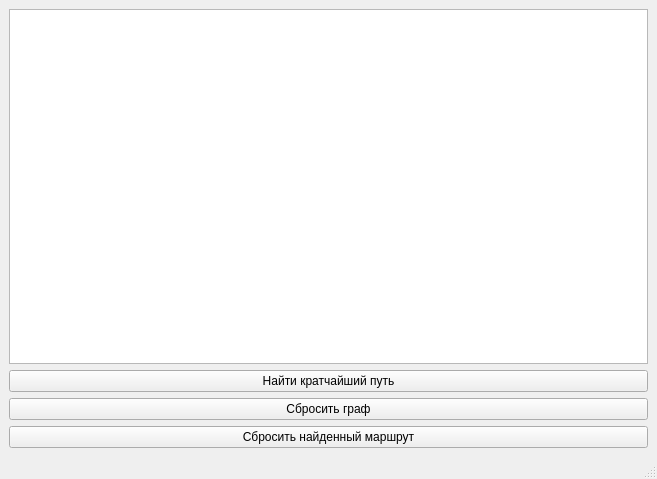
<?xml version="1.0" encoding="UTF-8"?>
<ui version="4.0">
 <class>MainWindow</class>
 <widget class="QMainWindow" name="MainWindow">
  <property name="geometry">
   <rect>
    <x>0</x>
    <y>0</y>
    <width>657</width>
    <height>479</height>
   </rect>
  </property>
  <property name="windowTitle">
   <string>MainWindow</string>
  </property>
  <widget class="QWidget" name="centralwidget">
   <layout class="QGridLayout" name="gridLayout">
    <item row="0" column="0">
     <widget class="QGraphicsView" name="graphicsView"/>
    </item>
    <item row="1" column="0">
     <widget class="QPushButton" name="findPathBtn">
      <property name="text">
       <string>Найти кратчайший путь</string>
      </property>
     </widget>
    </item>
    <item row="2" column="0">
     <widget class="QPushButton" name="resetGraphBtn">
      <property name="text">
       <string>Сбросить граф</string>
      </property>
     </widget>
    </item>
    <item row="3" column="0">
     <widget class="QPushButton" name="resetFindedPathBtn">
      <property name="text">
       <string>Сбросить найденный маршрут</string>
      </property>
     </widget>
    </item>
   </layout>
  </widget>
  <widget class="QMenuBar" name="menubar">
   <property name="geometry">
    <rect>
     <x>0</x>
     <y>0</y>
     <width>657</width>
     <height>22</height>
    </rect>
   </property>
  </widget>
  <widget class="QStatusBar" name="statusbar"/>
 </widget>
 <resources/>
 <connections/>
</ui>
